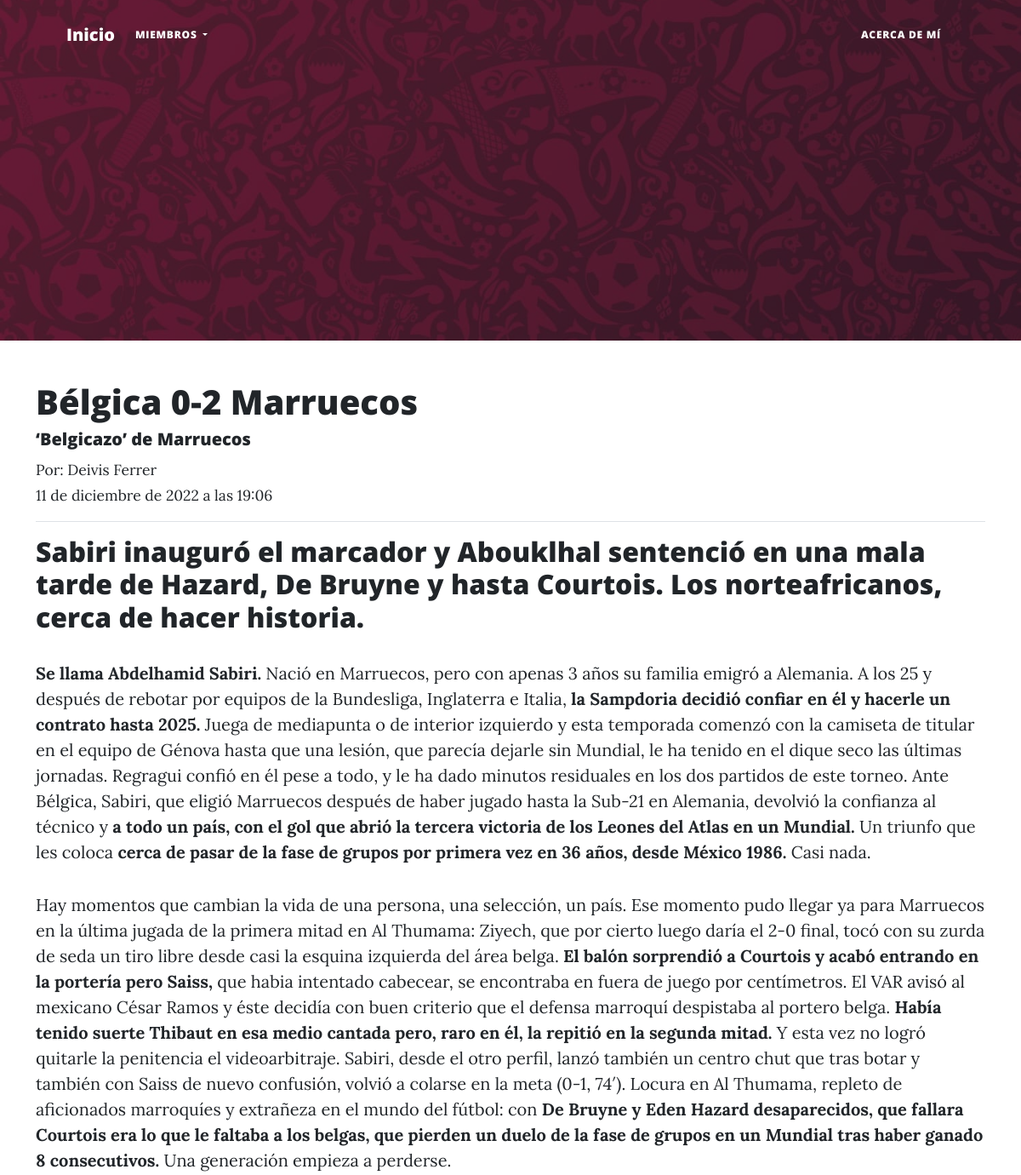
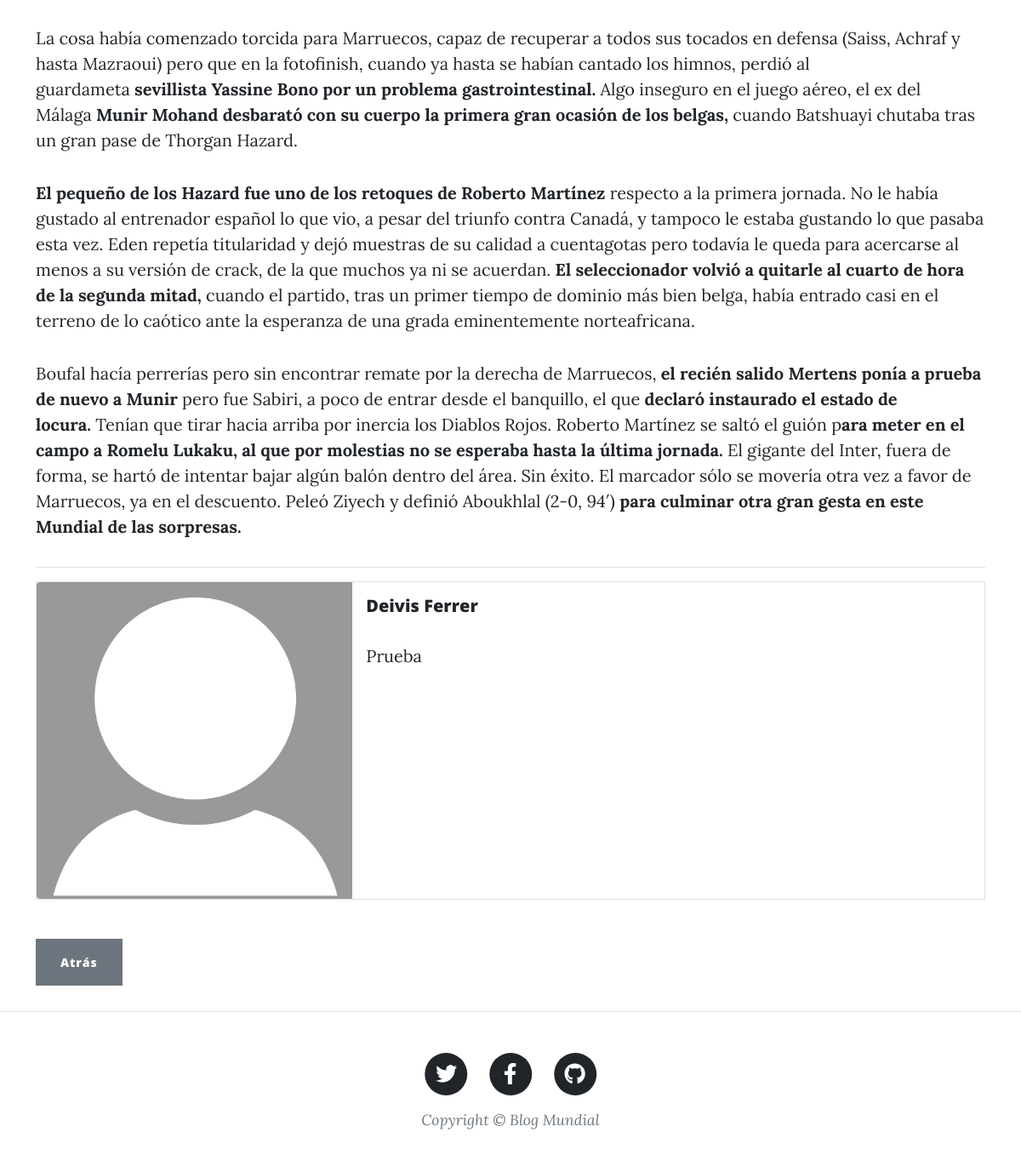
/post_details/33, run on the app's committed database (2 pictures, top to bottom).
### Blog/models.py (models this page shows, shortened)
class Post(models.Model):
    titulo = models.CharField(max_length=255)
    subtitulo = models.CharField(max_length=255)
    autor = models.ForeignKey(User, on_delete=models.CASCADE)
    header = models.ImageField(null=True, blank=True, upload_to='images/')
    cuerpo = RichTextField(null=True, blank=True)
    fecha = models.DateTimeField(default=datetime.now())
    likes = models.ManyToManyField(User, related_name='blog_posts')
    def total_likes(self):
        return self.likes.count()

### Members/models.py (models this page shows, shortened)
class Profile(models.Model):
    user = models.OneToOneField(User, null=True, blank=True, on_delete=models.CASCADE)
    bio = models.TextField(null=True, blank=True)
    profile_pic = models.ImageField(null=True, blank=True, upload_to='images/profile/')

### Blog/views.py (the view)
# urls.py: path('post_details/<int:pk>', PostDetailView.as_view(), name='post_details'),
class PostDetailView(DetailView):
    model = Post
    template_name = 'post_details.html'
    def get_context_data(self, *args, **kwargs):
        context = super(PostDetailView, self).get_context_data(*args, **kwargs)
        like_info = get_object_or_404(Post, id=self.kwargs['pk'])
        total_likes = like_info.total_likes()
        liked = False
        if like_info.likes.filter(id=self.request.user.id).exists():
            liked = True
        context['total_likes'] = total_likes
        context['liked'] = liked
        return context

### Blog/templates/post_details.html (shortened to what this page needs)
{% extends 'post.html' %}
{% load static %}
{% block post %}
<div class="container">
    <h1>
        {{post.titulo}}
    </h1>
    <h5>
        {{post.subtitulo}}
    </h5>
    <small>
        Por: {{post.autor.first_name}} {{post.autor.last_name}}
    </small>
    <br>
    <small>
        {{post.fecha}}
    </small>
    <hr>
    {{post.cuerpo|safe}}
    <hr>
    <div class="card mb-3">
        <div class="row g-0">
            <div class="col-md-4">
                {% if post.autor.profile.profile_pic %}
                    <img src="{{post.autor.profile.profile_pic.url}}" class="img-fluid rounded-start">
                {% else %}
                    <img src="{% static 'Blog/assets/img/default_profile_pic.jpg' %}" class="img-fluid rounded-start">
                {% endif %}
            </div>
            <div class="col-md-8">
                <div class="card-body">
                    <h5 class="card-title">
                        {{post.autor.first_name}} {{post.autor.last_name}}
                    </h5>
                    <p class="card-text">
                        {{post.autor.profile.bio}}
                    </p>
                </div>
            </div>
        </div>
    </div>
    <br>
    <a href="{% url 'home' %}" class="btn btn-secondary">Atrás</a>
    <br/><br/>
</div>
{% endblock post %}

### data on the page
Post: titulo "Bélgica 0-2 Marruecos", subtitulo "‘Belgicazo’ de Marruecos", autor.first_name "Deivis", autor.last_name "Ferrer", fecha "11 de diciembre de 2022 a las 19:06", cuerpo "Sabiri inauguró el marcador y Abouklhal sentenció en una mala tarde de Hazard, De Bruyne y hasta Courtois. Los norteafricanos, cerca de hacer historia. Se llama Abdelhamid Sabiri. Nació en Marruecos, pero con apenas 3 años su familia emigró a Alemania. A los 25 y después de rebotar por equipos de la Bundesliga, Inglaterra e Italia, la Sampdoria decidió confiar en él y hacerle un contrato hasta 2025. Juega de mediapunta o de interior izquierdo y esta temporada comenzó con la camiseta de titular en el equipo de Génova hasta que una lesión, que parecía dejarle sin Mundial, le ha tenido en el dique seco las últimas jornadas. Regragui confió en él pese a todo, y le ha dado minutos residuales en…", autor.profile.bio "Prueba"
